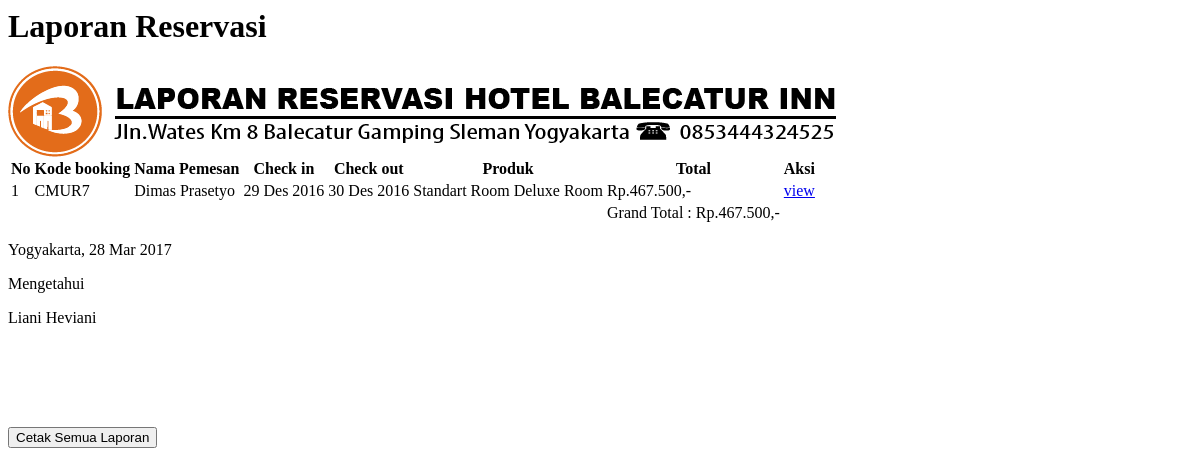
Screenshot of /adminbase/moduladmin/laporan_reservasi.php with the database file from the repository.
### tables this page shows
CREATE TABLE IF NOT EXISTS `booking` (
  `kd_booking` varchar(10) NOT NULL,
  `id_member` varchar(20) NOT NULL,
  `checkin` date NOT NULL,
  `checkout` date NOT NULL,
  `tgl_booking` datetime NOT NULL,
  `layanan_extra` varchar(10) NOT NULL,
  `status_userbook` enum('BK','KF','LS','PP','CI','CO','RF') NOT NULL,
  `company_or_other` varchar(50) NOT NULL,
  `nama_atasnama` text NOT NULL,
  `berapa_orang` int(50) NOT NULL,
  `total_biayasewa` int(20) NOT NULL,
  `biaya_perpanjangan` int(20) NOT NULL
);

CREATE TABLE IF NOT EXISTS `member` (
  `id_member` varchar(20) NOT NULL,
  `nama_lengkap` varchar(30) NOT NULL,
  `password` varchar(32) NOT NULL,
  `email` varchar(100) NOT NULL,
  `alamat` text NOT NULL,
  `kebangsaan` varchar(30) NOT NULL,
  `jenis_kelamin` enum('Pria','Wanita') NOT NULL,
  `jenis_identitas` varchar(20) NOT NULL,
  `identitas_user` varchar(20) NOT NULL,
  `no_telp` varchar(12) NOT NULL,
  `foto_identitas` text NOT NULL,
  `foto` text NOT NULL
);

CREATE TABLE IF NOT EXISTS `detail_booking_kamar` (
`id_detail_booking_kamar` int(10) NOT NULL,
  `kd_booking` varchar(30) NOT NULL,
  `id_kategori_kamar` varchar(20) NOT NULL,
  `id_kamar` varchar(20) DEFAULT NULL
);

CREATE TABLE IF NOT EXISTS `kategori_kamar` (
  `id_kategori_kamar` varchar(20) NOT NULL,
  `type_kamar` varchar(20) NOT NULL,
  `jumlah_kamar` int(10) NOT NULL,
  `jumlah_kamar_akhir` int(10) NOT NULL,
  `foto_kamar` text NOT NULL,
  `fasilitas` text NOT NULL,
  `deskripsi` text NOT NULL,
  `tarif` varchar(20) NOT NULL
);

### fungsi/function_transaksi.php (called while the page is built, shortened)
<?php date_default_timezone_set('Asia/jakarta');
function tgl_indo($tgl){
    $tanggal = substr($tgl,8,2);
    $bulan   = getBulan(substr($tgl,5,2));
    $tahun   = substr($tgl,0,4);
    return $tanggal.' '.$bulan.' '.$tahun;
}
function getBulan($bln){
    switch ($bln){
        case 3:
            return "Mar";
        break;
        case 12:
            return "Des";
    break;
    }
}
function formatuang($nilai_matauang){
    $var = number_format($nilai_matauang,0,",",".").',-';
    return $var;
}
?>

### adminbase/moduladmin/laporan_reservasi.php (the view, shortened to what this page needs)
<?php include "../fungsi/function_windowprint.php";
	  include "../fungsi/function_transaksi.php";
?>
<div class="row">
	<div class="col-lg-12">
		<div class="font-sizerheading"><h1 class="page-header">Laporan Reservasi</h1>
			<div class="main-headermember">
				<img src="<?php echo "$site"."frontend/icon/header-reservasi.png";?>">
			</div>
				<div id="printReady">
					<table class="table table-bordered">
						<thead class="bg-thead">
							<tr>
								<th>No</th>
								<th>Kode booking</th>
								<th>Nama Pemesan</th>
								<th>Check in</th>
								<th>Check out</th>
								<th>Produk</th>
								<th>Total</th>
								<th class="action-link">Aksi</th>
							</tr>
						</thead>
						<?php
							$no=1;
							$getdatamember = mysqli_query($konek,"SELECT b.kd_booking, m.nama_lengkap, b.checkin, b.checkout, b.total_biayasewa
																 FROM booking b JOIN member m ON b.id_member=m.id_member
																 WHERE b.status_userbook='CO'");
							while ($data=mysqli_fetch_array($getdatamember)) {
						?>
						<tbody>
							<tr>
								<td><?php echo $no;?></td>
								<td><?php echo $data['kd_booking'];?></td>
								<td><?php echo $data['nama_lengkap'];?></td>
								<td><?php echo tgl_indo($data['checkin']); ?></td>
								<td><?php echo tgl_indo($data['checkout']); ?></td>
								<td>
								<?php
									$getarray_kamar = mysqli_query($konek,"SELECT b.kd_booking, b.status_userbook, dbk.id_kategori_kamar, km.type_kamar
																		   FROM detail_booking_kamar dbk JOIN booking b ON dbk.kd_booking=b.kd_booking
																		   JOIN kategori_kamar km ON dbk.id_kategori_kamar=km.id_kategori_kamar
																		   WHERE b.status_userbook='CO'");
									while ($res = mysqli_fetch_array($getarray_kamar)) {
								?>
								<?php echo $res['type_kamar']; } ?>
								</td>
								<td>Rp.<?php echo formatuang($data['total_biayasewa']);?></td>
								<td class="action-link">
									<a href="<?php echo "homeadmin.php?modul=laporan_reservasidetail&id=$data[kd_booking]"?>">view</a>
								</td>
							</tr>
						<?php $no++; } ?>
						<?php $grandtotal = mysqli_fetch_array(mysqli_query($konek,"SELECT kd_booking, id_member, status_userbook, SUM(total_biayasewa) AS total_transaksi
							FROM booking WHERE status_userbook='CO'"));?>
							<tr>
								<td colspan="6"></td>
								<td>Grand Total : Rp.<?php echo formatuang($grandtotal['total_transaksi']);?></td>
								<td class="action-link"></td>
							</tr>
						</tbody>
					</table>
				</div>
				<div class="col pull-right">
					<p>Yogyakarta, <?php echo tgl_indo($tgl_now = date('Y-m-d'));?></p>
					<p class="laporan-heading">Mengetahui</p>
					<p>Liani Heviani</p>
				</div>
			<div style="margin-top:100px;">
				<button class="btn-cetakreserved" onclick="windowprint();">Cetak Semua Laporan</button>
			</div>
		</div>
	</div>
</div>

### rows the page displays
booking: kd_booking "CMUR7", id_member.nama_lengkap "Dimas Prasetyo", checkin "29 Des 2016", checkout "30 Des 2016", total_biayasewa "467.500,-"
detail_booking_kamar: id_kategori_kamar.type_kamar "Standart Room"
detail_booking_kamar: id_kategori_kamar.type_kamar "Deluxe Room"

### other values shown
formatuang($grandtotal['total_transaksi']) "467.500,-"
